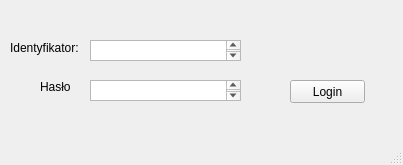
<?xml version="1.0" encoding="UTF-8"?>
<ui version="4.0">
 <class>LoginScreen</class>
 <widget class="QMainWindow" name="LoginScreen">
  <property name="geometry">
   <rect>
    <x>0</x>
    <y>0</y>
    <width>403</width>
    <height>165</height>
   </rect>
  </property>
  <property name="windowTitle">
   <string>MainWindow</string>
  </property>
  <widget class="QWidget" name="centralwidget">
   <widget class="QLabel" name="label_Identyfikator">
    <property name="geometry">
     <rect>
      <x>10</x>
      <y>40</y>
      <width>71</width>
      <height>16</height>
     </rect>
    </property>
    <property name="text">
     <string>Identyfikator:</string>
    </property>
   </widget>
   <widget class="QLabel" name="label_Haslo">
    <property name="geometry">
     <rect>
      <x>40</x>
      <y>79</y>
      <width>31</width>
      <height>16</height>
     </rect>
    </property>
    <property name="text">
     <string>Hasło:</string>
    </property>
   </widget>
   <widget class="QTextEdit" name="Text_Identyfikator">
    <property name="geometry">
     <rect>
      <x>90</x>
      <y>40</y>
      <width>151</width>
      <height>21</height>
     </rect>
    </property>
   </widget>
   <widget class="QTextEdit" name="Text_Haslo">
    <property name="geometry">
     <rect>
      <x>90</x>
      <y>80</y>
      <width>151</width>
      <height>21</height>
     </rect>
    </property>
   </widget>
   <widget class="QPushButton" name="Guzik_Logujacy">
    <property name="geometry">
     <rect>
      <x>290</x>
      <y>80</y>
      <width>75</width>
      <height>23</height>
     </rect>
    </property>
    <property name="text">
     <string>Login</string>
    </property>
   </widget>
  </widget>
  <widget class="QMenuBar" name="menubar">
   <property name="geometry">
    <rect>
     <x>0</x>
     <y>0</y>
     <width>403</width>
     <height>21</height>
    </rect>
   </property>
  </widget>
  <widget class="QStatusBar" name="statusbar"/>
 </widget>
 <resources/>
 <connections/>
</ui>
